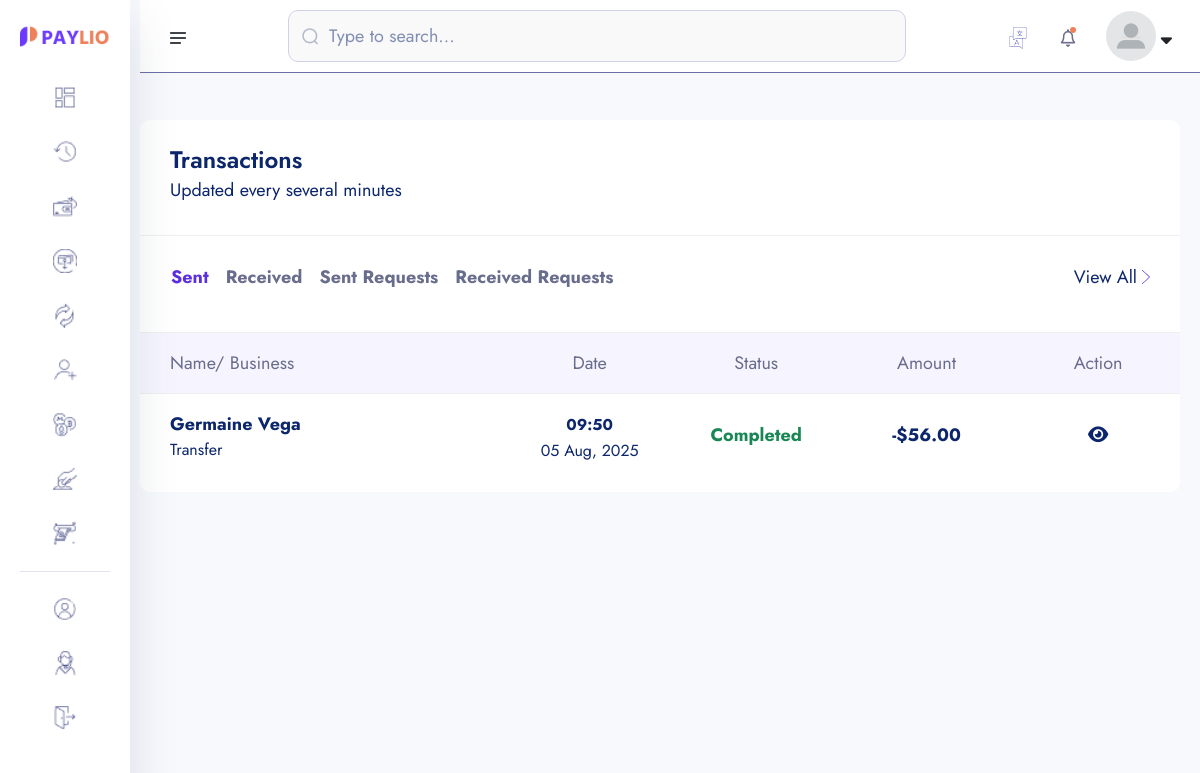
The app's page /transactions/ (signed in) with its own data.
### core/models.py (models this page shows, shortened)
class Transaction(models.Model):
    transaction_id = ShortUUIDField(unique=True, length=15, max_length=20, prefix="TRN")
    user = models.ForeignKey(User, on_delete=models.SET_NULL, null=True)
    amount = models.DecimalField(max_digits=12, decimal_places=2, default=0.00)
    description = models.CharField(max_length=1000, null=True, blank=True)
    reciever = models.ForeignKey(User, on_delete=models.SET_NULL, null=True, related_name="reciever")
    sender = models.ForeignKey(User, on_delete=models.SET_NULL, null=True, related_name="sender")
    reciever_account = models.ForeignKey(Account, on_delete=models.SET_NULL, null=True, related_name="reciever_account")
    sender_account = models.ForeignKey(Account, on_delete=models.SET_NULL, null=True, related_name="sender_account")
    status = models.CharField(choices=TRANSACTION_STATUS, max_length=100, default="pending")
    transaction_type = models.CharField(choices=TRANSACTION_TYPE, max_length=100, default="none")
    date = models.DateTimeField(auto_now_add=True)
    updated = models.DateTimeField(auto_now_add=False, null=True, blank=True)

### userauths/models.py (models this page shows, shortened)
class User(AbstractUser):
    username = models.CharField(max_length=255)
    email = models.EmailField(unique=True)
    is_staff = models.BooleanField(default=False)
    is_superuser = models.BooleanField(default=False)
    USERNAME_FIELD = "email"
    REQUIRED_FIELDS = ['username']

### account/models.py (models this page shows, shortened)
class KYC(models.Model):
    id = models.UUIDField(primary_key=True, unique=True, default=uuid.uuid4, editable=False)
    user =  models.OneToOneField(User, on_delete=models.CASCADE)
    account =  models.OneToOneField(Account, on_delete=models.CASCADE, null=True, blank=True)
    full_name = models.CharField(max_length=1000)
    image = models.ImageField(upload_to="kyc", default="default.jpg")
    marrital_status = models.CharField(choices=MARITAL_STATUS, max_length=40)
    gender = models.CharField(choices=GENDER, max_length=40)
    identity_type = models.CharField(choices=IDENTITY_TYPE, max_length=140)
    identity_image = models.ImageField(upload_to="kyc", null=True, blank=True)
    date_of_birth = models.DateTimeField(auto_now_add=False)
    signature = models.ImageField(upload_to="kyc")
    country = models.CharField(max_length=100)
    state = models.CharField(max_length=100)
    city = models.CharField(max_length=100)
    mobile = models.CharField(max_length=1000)
    fax = models.CharField(max_length=1000)
    date = models.DateTimeField(auto_now_add=True)
    class Meta:
        ordering = ['-date']

### core/transaction.py (the view)
# urls.py: path('transactions/', transaction.transaction_lists, name='transactions'),
@login_required
def transaction_lists(request):
    sender_transaction = Transaction.objects.filter(sender=request.user).order_by('-id')
    reciever_transaction = Transaction.objects.filter(reciever=request.user).order_by('-id')
    context = {
        'sender_transaction':sender_transaction,
        'reciever_transaction':reciever_transaction,
    }
    return render(request, 'transaction/transaction-list.html', context)

### core/templates/transaction/transaction-list.html (shortened to what this page needs)
{% extends "auth_base.html" %}
{% load static %}
{% load humanize %}
{% block content %}
    <section class="dashboard-section body-collapse">
        <div class="overlay pt-120">
            <div class="container-fruid">
                <div class="row">
                    <div class="col-xl-12 col-lg-12">
                        <div class="section-content">
                            <div class="transactions-area">
                                <div class="section-text">
                                    <h5>Transactions</h5>
                                    <p>Updated every several minutes</p>
                                </div>
                                <div class="top-area d-flex align-items-center justify-content-between">
                                    <ul class="nav nav-tabs" role="tablist">
                                        <li class="nav-item" role="presentation">
                                            <button class="nav-link active" id="latest-tab" data-bs-toggle="tab" data-bs-target="#latest" type="button" role="tab" aria-controls="latest" aria-selected="true">Sent</button>
                                        </li>
                                        <li class="nav-item" role="presentation">
                                            <button class="nav-link" id="upcoming-tab" data-bs-toggle="tab" data-bs-target="#upcoming" type="button" role="tab" aria-controls="upcoming" aria-selected="false">Received</button>
                                        </li>
                                        <li class="nav-item" role="presentation">
                                            <button class="nav-link" id="sender-request-tab" data-bs-toggle="tab" data-bs-target="#sender-request" type="button" role="tab" aria-controls="upcoming" aria-selected="false">Sent Requests</button>
                                        </li>
                                        <li class="nav-item" role="presentation">
                                            <button class="nav-link" id="reciever-request-tab" data-bs-toggle="tab" data-bs-target="#reciever-request" type="button" role="tab" aria-controls="upcoming" aria-selected="false">Received Requests</button>
                                        </li>
                                    </ul>
                                    <div class="view-all d-flex align-items-center">
                                        <a href="javascript:void(0)">View All</a>
                                        <img src="{% static 'assets1/images/icon/right-arrow.png' %}" alt="icon">
                                    </div>
                                </div>
                                <div class="tab-content mt-40">
                                    <div class="tab-pane fade show active" id="latest" role="tabpanel" aria-labelledby="latest-tab">
                                        <div class="table-responsive">
                                            <table class="table">
                                                <thead>
                                                    <tr>
                                                        <th scope="col">Name/ Business</th>
                                                        <th scope="col">Date</th>
                                                        <th scope="col">Status</th>
                                                        <th scope="col">Amount</th>
                                                        <th scope="col">Action</th>
                                                    </tr>
                                                </thead>
                                                <tbody>
                                                    {% for s in sender_transaction %}
                                                        <tr data-bs-toggle="modal" data-bs-target="#transactionsMod">
                                                            <th scope="row">
                                                                <p>{{s.reciever.kyc.full_name|title}}</p>
                                                                <p class="mdr">{{s.transaction_type|title}}</p>
                                                            </th>
                                                            <td>
                                                                <p><small>{{s.date|date:"h:i"}}</small></p>
                                                                <p class="mdr">{{s.date|date:"d M, Y"}}</p>
                                                            </td>
                                                            <td>
                                                                {% if s.status == 'completed' %}
                                                                    <p class="text-success">{{s.status|title}}</p>
                                                                {% endif %}
                                                            </td>
                                                            <td>
                                                                <p>-${{s.amount|intcomma}}</p>
                                                            </td>
                                                            <td>
                                                                <a href="{% url 'core:transaction-detail' s.transaction_id %}" class=""><i class="fas fa-eye"></i></a>
                                                            </td>
                                                        </tr>
                                                    {% endfor %}
                                                </tbody>
                                            </table>
                                        </div>
                                    </div>
                                </div>
                            </div>
                        </div>
                    </div>
                </div>
            </div>
        </div>
    </section>
{% endblock content %}

### records on screen
Transaction: reciever.kyc.full_name "Germaine Vega", transaction_type "Transfer", date "09:50", date "05 Aug, 2025", status "Completed", amount "56.00"
